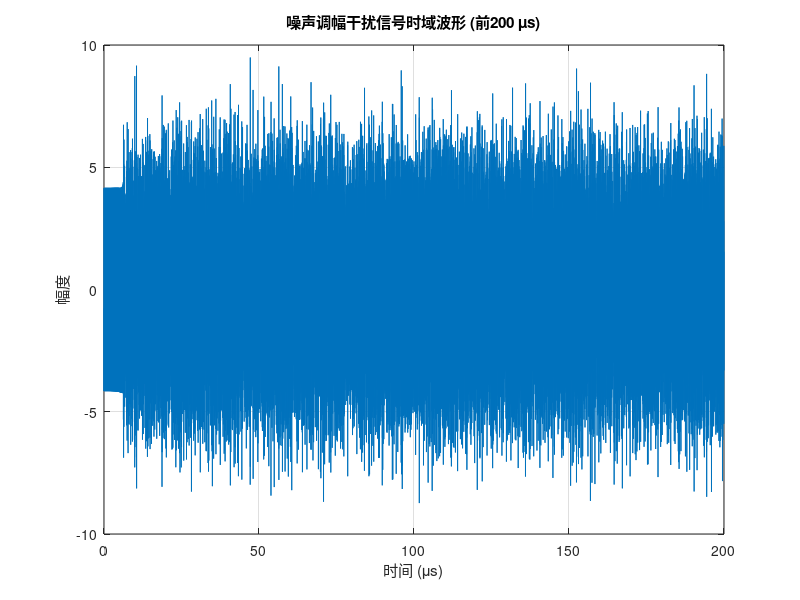

This figure's MATLAB source: (Note: this script raises an error after producing the figure.)
clear; clc; close all;


% 参数设置
fj = 20e6;          % 中心频率 (20 MHz)
deltaFn = 10e6;     % 基带噪声带宽 (10 MHz)
fs = 80e6;          % 采样频率 (80 MHz)
Pj = 10;            % 干扰信号功率 (10 W)
duration = 200e-6;  % 信号持续时间 (200 μs)

% 计算采样点数和时间向量
N = round(fs * duration);  % 采样点数
t = (0:N-1)/fs;           % 时间向量 (s)

% 计算噪声参数
sigma_n_sq = 2;           % 噪声方差 σn²
U0 = sqrt(18);            % 载波电平 

% 生成带限高斯白噪声 (Un(t))
% 生成高斯白噪声
x = randn(1, N);          

% 设计低通滤波器 
nyquist = fs/2;
cutoff = deltaFn / nyquist;
filter_order = 1000;       % 滤波器阶数
b = fir1(filter_order, cutoff, 'low');  % FIR低通滤波器

%  滤波并调整功率
Un = filter(b, 1, x);      % 滤波
Un = Un - mean(Un);        % 确保均值为0
current_power = var(Un);   % 当前方差
Un = Un * sqrt(sigma_n_sq / current_power); % 调整到目标方差

% 生成随机相位
phi = 2*pi*rand();         % [0, 2π]均匀分布的随机相位

% 生成载波信号
carrier = cos(2*pi*fj*t + phi);

% 合成噪声调幅干扰信号
J = (U0 + Un) .* carrier;

% 绘制时域波形 (前200 μs)
figure;
plot(t*1e6, J);            
xlabel('时间 (\mus)');
ylabel('幅度');
title('噪声调幅干扰信号时域波形 (前200 \mus)');
xlim([0, 200]);
grid on;

% 计算并绘制频谱
[pxx, f] = pwelch(J, hann(4096), 2048, 4096, fs, 'centered', 'power');

figure;
plot(f/1e6, 10*log10(pxx)); % 频率转换为MHz，功率转换为dB
xlabel('频率 (MHz)');
ylabel('功率谱密度 (dB/Hz)');
title('噪声调幅干扰信号功率谱');
xlim([-40, 40]);
grid on;

